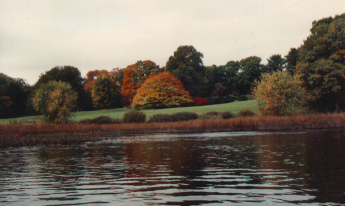
%> input picture 1A/Proba/TP2/autumn.tif, 345 x 206 px
$ octave exercice_2.m   (GNU Octave 9; MATLAB toolbox functions it lacks are replaced by stand-ins)
%> lines starting %> are read from the running program, lines starting %| are printed output that depends on the picture
### 1A/Proba/TP2/fonctions_TP2_proba.m

% TP2 de Probabilites : fonctions a completer et rendre sur Moodle
% Nom :
% Prenom :
% Groupe : 1SN-

function varargout = fonctions_TP2_proba(nom_fonction,varargin)

    switch nom_fonction
        case 'calcul_histogramme_image'
            [varargout{1},varargout{2},varargout{3}] = calcul_histogramme_image(varargin{:});
        case 'vectorisation_par_colonne'
            [varargout{1},varargout{2}] = vectorisation_par_colonne(varargin{:});
        case 'calcul_parametres_correlation'
            [varargout{1},varargout{2},varargout{3}] = calcul_parametres_correlation(varargin{:});
        case 'decorrelation_colonnes'
            varargout{1} = decorrelation_colonnes(varargin{:});
        case 'encodage_image'
            varargout{1} = encodage_image(varargin{:});
        case 'coeff_compression'
            varargout{1} = coeff_compression(varargin{:});
        case 'gain_compression'
            varargout{1} = gain_compression(varargin{:});
    end

end

% Fonction calcul_histogramme_image (exercice_1.m) ------------------------
function [histogramme, I_min, I_max] = calcul_histogramme_image(I)
    I_min = min(I,[],'all');
    I_max = max(I,[],'all');
    histogramme = histcounts(I,(I_min:I_max+1));

end

% Fonction vectorisation_par_colonne (exercice_1.m) -----------------------
function [Vg,Vd] = vectorisation_par_colonne(I)
    [n m] = size(I);
    I_vectorize = I(:);
    Vd = I_vectorize(1:n*m-n);
    Vg = I_vectorize(n+1:end);


end

% Fonction calcul_parametres_correlation (exercice_1.m) -------------------
function [r,a,b] = calcul_parametres_correlation(Vd,Vg)
    [n,~] = size(Vd);
    x_barre = sum(Vg)/n;
    y_barre = sum(Vd)/n;
    sigma_x = sqrt(sum((Vg-x_barre).^2)/n);
    sigma_y = sqrt(sum((Vd-y_barre).^2)/n);
    sigma_xy = sum(dot(Vg,Vd))/n-x_barre*y_barre;
    r = sigma_xy/(sigma_x*sigma_y);
    a = sigma_xy/(sigma_x^2);
    b = y_barre - a*x_barre;


end

% Fonction decorrelation_colonnes (exercice_2.m) --------------------------
function I_decorrelee = decorrelation_colonnes(I)
    I_decorrelee = I;
    [~,m] = size(I);
    for i=2:m
        I_decorrelee(1:end,i) = I(1:end,i) - I(1:end,i-1);
    end


end

% Fonction encodage_image (exercice_3.m) ----------------------------------
% [8 lines left out: function encodage_image, not called in this run]

% Fonction coeff_compression (exercice_3.m) -------------------------------
% [5 lines left out: function coeff_compression, not called in this run]

% Fonction coeff_compression (exercice_3.m) -------------------------------
% [5 lines left out: function gain_compression, not called in this run]

### 1A/Proba/TP2/exercice_2.m
clear;
close all;
clc;

taille_ecran = get(0,'ScreenSize');
L = taille_ecran(3);
H = taille_ecran(4);

% Lecture d'une image interne a Matlab et conversion en doubles :
I = rgb2gray(imread('autumn.tif'));
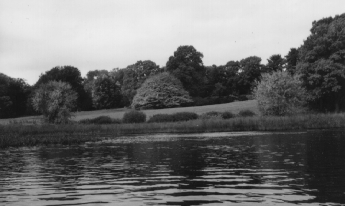
%> I: size 206x345 uint8; min 19, max 239, mean 111.7
I = double(I);
%> I: size 206x345 double

% Calcul de l'image decorrelee :
I_decorrelee = fonctions_TP2_proba('decorrelation_colonnes',I);
%> after the loop in decorrelation_colonnes, `for i=2:m`:
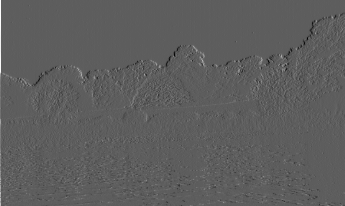
%> I_decorrelee: size 206x345 double; min -133, max 228, mean 0.2; drawn with min black and max white

% Affichage de l'image decorrelee :
figure('Position',[0.1*L,0.05*H,0.8*L,0.7*H]);
subplot(2,2,1)
    imagesc(I_decorrelee);
    axis image off;
    colormap gray;
    set(gca,'FontSize',20);
    title('Image decorrelee')

% Affichage de l'histogramme de l'image decorrelee :
[histogramme, I_min, I_max] = fonctions_TP2_proba('calcul_histogramme_image',I_decorrelee);
%> in calcul_histogramme_image, `I_min = min(I,[],'all');`: I_min = -133
%> in calcul_histogramme_image, `I_max = max(I,[],'all');`: I_max = 228
%> in calcul_histogramme_image, `histogramme = histcounts(I,(I_min:I_max+1));`: histogramme = 362 values, max 13543 at index 134, min 0 at index 2, mean 196.3
%> I_min = -133; I_max = 228
subplot(2,2,3)
    plot(I_min:I_max,histogramme,'r');
    axis([-255 255 0 1.1*max(histogramme)]);
    xlabel('Niveau de gris','FontSize',15);
    ylabel('Frequence','FontSize',15);
    set(gca,'FontSize',20);
    title('Histogramme des differences')

% Calcul de vecteurs contenant les niveaux de gris de gauche (de droite) d'une paire de pixels :
[Vd,Vg] = fonctions_TP2_proba('vectorisation_par_colonne',I_decorrelee);

% Affichage des paires de niveaux de gris sous la forme d'un nuage de points :
subplot(1,2,2)
    plot(Vd,Vg,'b+');
    axis([-255 255 -255 255]);
    xlabel('Niveau de gris du pixel de droite','FontSize',15);
    ylabel('Niveau de gris du pixel de gauche','FontSize',15);
    hold on;
    set(gca,'FontSize',20);
    axis equal;
    title('Mise en evidence de la decorrelation entre pixels voisins')


% Calcul des parametres de la droite de regression :
[r,a,b] = fonctions_TP2_proba('calcul_parametres_correlation',Vd,Vg);
%> in calcul_parametres_correlation, `y_barre = sum(Vd)/n;`: y_barre = -0.173
%> in calcul_parametres_correlation, `sigma_y = sqrt(sum((Vd-y_barre).^2)/n);`: sigma_y = 9.05
%> in calcul_parametres_correlation, `sigma_xy = sum(dot(Vg,Vd))/n-x_barre*y_barre;`: sigma_xy = 15.45
%> in calcul_parametres_correlation, `r = sigma_xy/(sigma_x*sigma_y);`: r = 0.145
%> in calcul_parametres_correlation, `a = sigma_xy/(sigma_x^2);`: a = 0.112
%> in calcul_parametres_correlation, `b = y_barre - a*x_barre;`: b = -0.19
%> r = 0.145; a = 0.112; b = -0.19
fprintf('Coefficient de correlation lineaire : %.4f\n',r);
%| Coefficient de correlation lineaire : 0.1451

% Affichage de la droite de regression (d'equation y = a*x+b) :
x = -255:255;
y = a*x+b;
%> y = 511 values from -28.63 to 28.25
plot(x,y,'r','LineWidth',3);
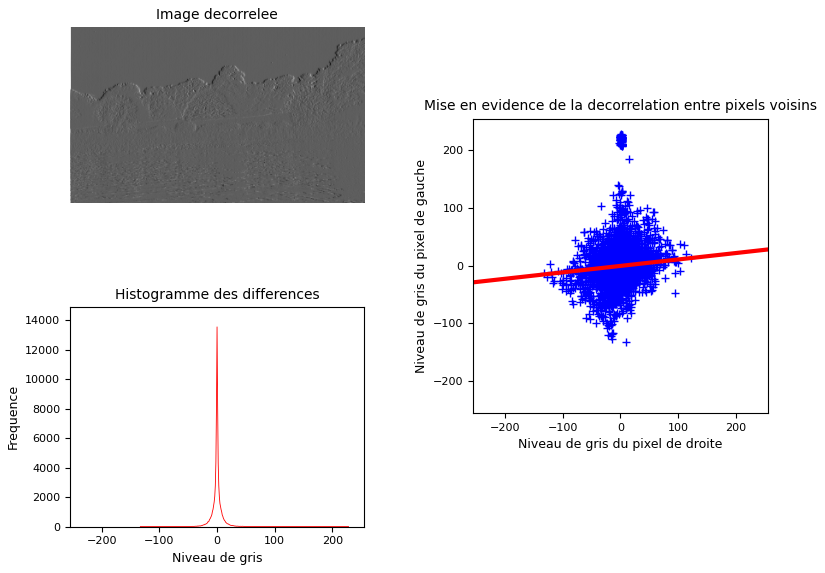
%> figure redrawn from the program's plot data, 3 panels
